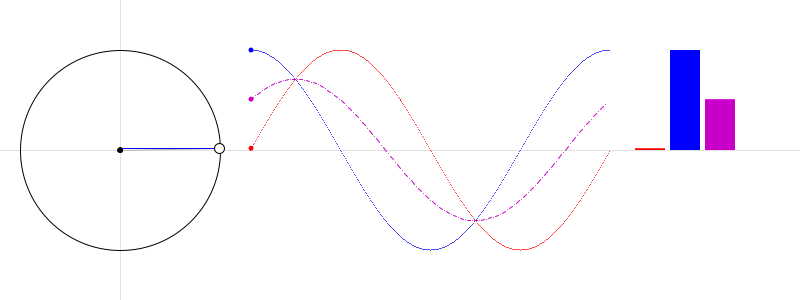
Frame 1 (no input)
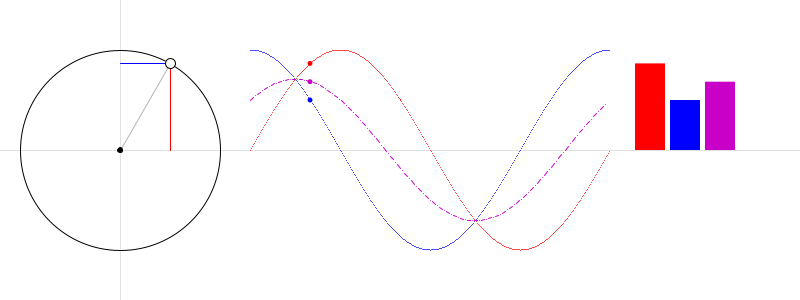
Frame 60 (the mouse pressed at the canvas centre just before this capture)
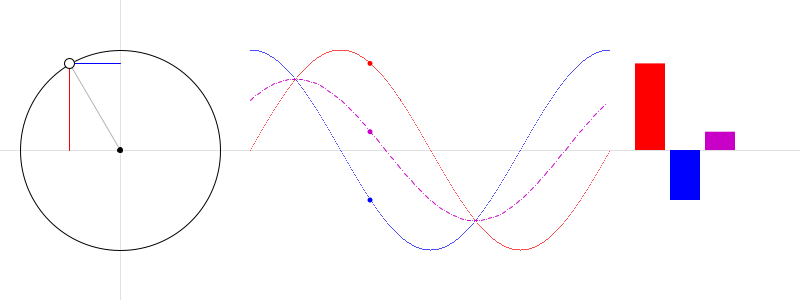
Frame 120 (the mouse held since frame 60 and released just before this capture)

The Processing sketch that drew these frames (run headless with seeded random() and noise(); from frame 60 on, the mouse is pressed at the canvas centre):

// Processing sketch: processing_153916
// ── processing_153916.pde

/*
 * Creative Coding
 * Week 3, Foldout 02: Processing functions
 * by Indae Hwang and Jon McCormack
 * Copyright (c) 2014 Monash University
 *
 * This program illustrates the use of the Processing funcions:
 * sin, cos
 *
 * In this sketch the angle (in degrees) is equal to the current frame number,
 * so the functions cycle every 360 frames.
 *
 * See the foldout associated with this sketch for more details
 * 
 */

float ball_x, ball_y; // position of a ball on a circle
float center_x, center_y; // center of the circle
float radius; // radius of the circle
float[] dashY = new float[360];   //used to print a dashed line
void setup() {
  size(800, 300);
  center_x = 120;
  center_y = height/2;
  radius = 100;
  for (int i = 0; i< 360; i++) {
    dashY[i] = 0;
  }
}

void draw() {
  background(255);

  // calculate the angle in degrees based on the frame number
  float angleInDegrees = frameCount % 360;
  // now convert to radians using the radians function
  float angleInRadians = radians(angleInDegrees);

  // calculate the ball position around the circle
  ball_x = center_x + radius*cos(angleInRadians);
  ball_y = center_y - radius*sin(angleInRadians); // use the - here because y goes from top to bottom

  // draw axes
  stroke(0, 30);
  line(0, center_y, width, center_y);
  line(center_x, 0, center_x, height);

  //circle
  noFill();
  stroke(0);
  ellipse(center_x, center_y, radius*2, radius*2);

  //line between center to rotating ball
  stroke(180);
  line(center_x, center_y, ball_x, ball_y);

  // draw cos component in x
  stroke(0, 0, 255);
  line(center_x, ball_y, ball_x, ball_y);

  // draw sin component in y
  stroke(255, 0, 0);
  line(ball_x, center_y, ball_x, ball_y);

  //rotating ball
  fill(255);
  stroke(0);
  ellipse(ball_x, ball_y, 10, 10);

  //centerPoint
  fill(0);
  ellipse(center_x, center_y, 5, 5);

  //plot the cos and sin curve to the right of the circle
  for (int x=0; x<360; x++) {    // calculate the x position along the x axis
    float radX = radians(x);  //radx is the angle in radians at each point along x
    float sinValueY = height/2 - radius*sin(radX);
    float cosValueY = height/2 - radius*cos(radX);

    dashY[x] =  lerp(cosValueY, sinValueY, 0.5) ;  //create the array used to make the dashes

// cox(x) in blue;
    stroke(0, 0, 255);
    point( 250 + x, cosValueY ); // y increases going down so subtract

    // sin(x) in red
    stroke(255, 0, 0);
    point( 250 + x, sinValueY ); // y increases going down so subtract
  }  //end of inner for loop

  // angle is the current angle in radians
  float graph_ball_x = 250 + angleInDegrees;  //angleInDegrees is a counter from 0 to 359
  float cos_ball_y = height/2 - radius*cos(angleInRadians);
  float sin_ball_y = height/2 - radius*sin(angleInRadians);
  noStroke();

  // blue ball moves on the cosine curve
  fill(0, 0, 255);
  ellipse(graph_ball_x, cos_ball_y, 5, 5);

  // red ball moves on the sine curve
  fill(255, 0, 0);
  ellipse(graph_ball_x, sin_ball_y, 5, 5);

  // purple ball moves on the dashed curve
  fill(200, 0, 200);
  ellipse(graph_ball_x, dashY[(int) angleInDegrees], 5, 5);

  // draw the bars showing the value for each function
  fill(0, 0, 255);
  rect(670, height/2, 30, -radius*cos(angleInRadians) );

  fill(255, 0, 0);
  rect(635, height/2, 30, -radius*sin(angleInRadians) );

  fill(200, 0, 200);
  rect(705, height/2, 30, -radius*lerp(cos(angleInRadians),sin(angleInRadians),0.5));

  stroke(200, 0, 200);  //dark purple colour
  for (int i=0; i < 51; i++) {
    point(255 + 7*i, dashY[7*i + 5]);
    line( 250 +7*i, dashY[7*i], 253 + 7*i, dashY[7*i+3] );
  }
}  // end of draw
